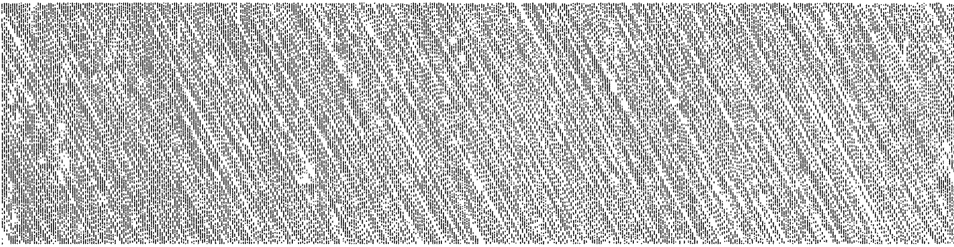
#> input picture showeryz.png, 954 x 247 px
$ python fft_solution.py
#> lines starting #> are read from the running program, lines starting #| are printed output that depends on the picture
from PIL import Image
import numpy as np
import matplotlib.pyplot as plt

# Load the noisy image using PIL
noisy_image = Image.open('showeryz.png').convert('L')  # Open and convert to grayscale

# Convert PIL Image to NumPy array
noisy_np = np.array(noisy_image)

# Process YZ (side) view for calculating altitude angle.
#This part just makes the output plot look nicer and shapes it like a square
hYZ, wYZ = noisy_np.shape
#> hYZ = 247; wYZ = 954

halfH_YZ = int(np.fix(0.5 * hYZ))
#> halfH_YZ = 123
halfW_YZ = int(np.fix(0.5 * wYZ))
#> halfW_YZ = 477

r = halfH_YZ - 5
#> r = 118
boxYZ = noisy_np[halfH_YZ - r : halfH_YZ + r, halfW_YZ - r : halfW_YZ + r]
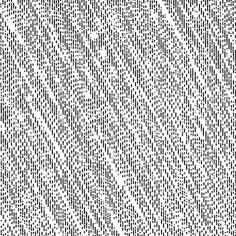
#> boxYZ: shape (236, 236); min 28, max 255, mean 186.8

# Perform FFT
fftYZ = np.fft.fft2(boxYZ) / (wYZ * hYZ)
fftYZ_shift = np.fft.fftshift(fftYZ, axes=(0, 1))
fftYZ_scaled = np.square(1000 * np.abs(fftYZ_shift))  # Adjust the scale for visualization
fftYZ_log = np.log(fftYZ_scaled)
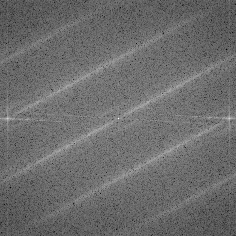
#> fftYZ_log: shape (236, 236) float64; min -4.71, max 21.39, mean 6.4; drawn with min black and max white
fftYZ_filtered = np.copy(fftYZ_log)
fftYZ_filtered[fftYZ_filtered < 8] = 0
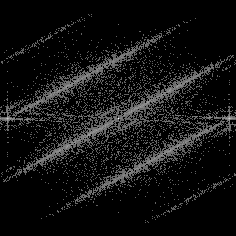
#> fftYZ_filtered: shape (236, 236) float64; min 0, max 21.39, mean 1.5; drawn with min black and max white

plt.figure(figsize=(10, 6))

plt.subplot(131), plt.imshow(noisy_np, cmap='gray')
plt.title('Muon Air Shower'), plt.xticks([]), plt.yticks([])

plt.subplot(132), plt.imshow(fftYZ_log, cmap='viridis')
plt.title('Frequency Domain'), plt.xticks([]), plt.yticks([])

plt.subplot(133), plt.imshow(fftYZ_filtered, cmap='viridis')
plt.title('Filtered Frequency Domain'), plt.xticks([]), plt.yticks([])

plt.tight_layout()
plt.show()
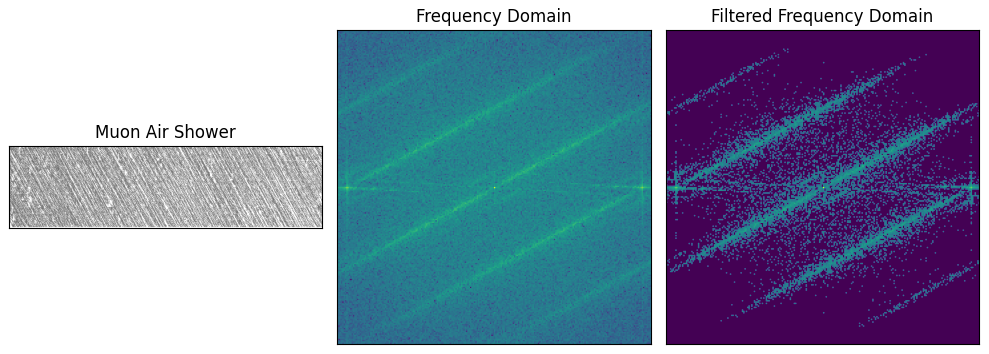
#> figure drawn by matplotlib, 3 panels
